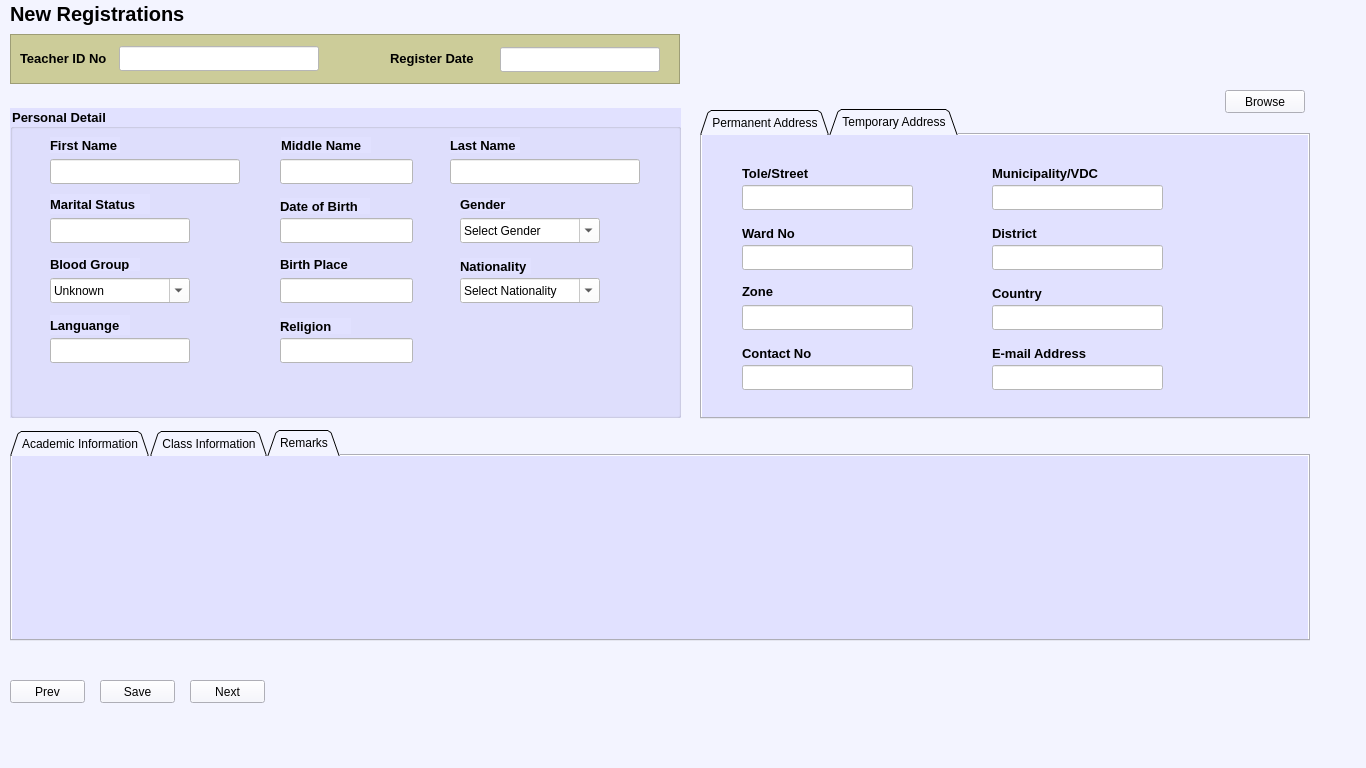
<?xml version="1.0" encoding="UTF-8"?>
<ui version="4.0">
 <class>addnewteacher</class>
 <widget class="QMainWindow" name="addnewteacher">
  <property name="geometry">
   <rect>
    <x>0</x>
    <y>0</y>
    <width>1366</width>
    <height>768</height>
   </rect>
  </property>
  <property name="windowTitle">
   <string>MainWindow</string>
  </property>
  <property name="styleSheet">
   <string notr="true">background-color: rgb(243, 244, 255);</string>
  </property>
  <widget class="QWidget" name="centralwidget">
   <widget class="QTabWidget" name="tabWidget">
    <property name="geometry">
     <rect>
      <x>10</x>
      <y>430</y>
      <width>1300</width>
      <height>211</height>
     </rect>
    </property>
    <property name="styleSheet">
     <string notr="true"/>
    </property>
    <property name="tabShape">
     <enum>QTabWidget::Triangular</enum>
    </property>
    <property name="currentIndex">
     <number>2</number>
    </property>
    <widget class="QWidget" name="tab">
     <property name="styleSheet">
      <string notr="true">background-color: rgb(225, 225, 255);</string>
     </property>
     <attribute name="title">
      <string>Academic Information</string>
     </attribute>
    </widget>
    <widget class="QWidget" name="tab_2">
     <property name="styleSheet">
      <string notr="true">background-color: rgb(225, 225, 255);</string>
     </property>
     <attribute name="title">
      <string>Class Information</string>
     </attribute>
    </widget>
    <widget class="QWidget" name="tab_3">
     <property name="styleSheet">
      <string notr="true">background-color: rgb(225, 225, 255);</string>
     </property>
     <attribute name="title">
      <string>Remarks</string>
     </attribute>
    </widget>
   </widget>
   <widget class="QGroupBox" name="groupBox">
    <property name="geometry">
     <rect>
      <x>10</x>
      <y>108</y>
      <width>671</width>
      <height>310</height>
     </rect>
    </property>
    <property name="font">
     <font>
      <family>Arial</family>
      <pointsize>10</pointsize>
      <weight>75</weight>
      <bold>true</bold>
     </font>
    </property>
    <property name="styleSheet">
     <string notr="true">
background-color: rgb(225, 225, 255);</string>
    </property>
    <property name="title">
     <string>Personal Detail</string>
    </property>
    <property name="flat">
     <bool>false</bool>
    </property>
    <widget class="QComboBox" name="comboBox">
     <property name="geometry">
      <rect>
       <x>450</x>
       <y>110</y>
       <width>140</width>
       <height>25</height>
      </rect>
     </property>
     <property name="styleSheet">
      <string notr="true">background-color: rgb(255, 255, 255);</string>
     </property>
     <property name="editable">
      <bool>true</bool>
     </property>
     <property name="currentText">
      <string>Select Gender</string>
     </property>
     <property name="maxVisibleItems">
      <number>3</number>
     </property>
    </widget>
    <widget class="QLabel" name="lblgender">
     <property name="geometry">
      <rect>
       <x>450</x>
       <y>90</y>
       <width>50</width>
       <height>13</height>
      </rect>
     </property>
     <property name="font">
      <font>
       <family>Arial</family>
       <pointsize>10</pointsize>
       <weight>75</weight>
       <bold>true</bold>
      </font>
     </property>
     <property name="text">
      <string>Gender</string>
     </property>
    </widget>
    <widget class="QLabel" name="label_2">
     <property name="geometry">
      <rect>
       <x>40</x>
       <y>150</y>
       <width>90</width>
       <height>13</height>
      </rect>
     </property>
     <property name="font">
      <font>
       <family>Arial</family>
       <pointsize>10</pointsize>
       <weight>75</weight>
       <bold>true</bold>
      </font>
     </property>
     <property name="text">
      <string>Blood Group</string>
     </property>
    </widget>
    <widget class="QLabel" name="label_3">
     <property name="geometry">
      <rect>
       <x>270</x>
       <y>150</y>
       <width>70</width>
       <height>13</height>
      </rect>
     </property>
     <property name="font">
      <font>
       <family>Arial</family>
       <pointsize>10</pointsize>
       <weight>75</weight>
       <bold>true</bold>
      </font>
     </property>
     <property name="text">
      <string>Birth Place</string>
     </property>
    </widget>
    <widget class="QLabel" name="label_4">
     <property name="geometry">
      <rect>
       <x>450</x>
       <y>150</y>
       <width>71</width>
       <height>16</height>
      </rect>
     </property>
     <property name="font">
      <font>
       <family>Arial</family>
       <pointsize>10</pointsize>
       <weight>75</weight>
       <bold>true</bold>
      </font>
     </property>
     <property name="text">
      <string>Nationality</string>
     </property>
    </widget>
    <widget class="QLabel" name="label_5">
     <property name="geometry">
      <rect>
       <x>40</x>
       <y>207</y>
       <width>80</width>
       <height>20</height>
      </rect>
     </property>
     <property name="font">
      <font>
       <family>Arial</family>
       <pointsize>10</pointsize>
       <weight>75</weight>
       <bold>true</bold>
      </font>
     </property>
     <property name="text">
      <string>Languange</string>
     </property>
    </widget>
    <widget class="QLabel" name="label_6">
     <property name="geometry">
      <rect>
       <x>270</x>
       <y>210</y>
       <width>71</width>
       <height>16</height>
      </rect>
     </property>
     <property name="font">
      <font>
       <family>Arial</family>
       <pointsize>10</pointsize>
       <weight>75</weight>
       <bold>true</bold>
      </font>
     </property>
     <property name="text">
      <string>Religion</string>
     </property>
    </widget>
    <widget class="QComboBox" name="comboBox_2">
     <property name="geometry">
      <rect>
       <x>40</x>
       <y>170</y>
       <width>140</width>
       <height>25</height>
      </rect>
     </property>
     <property name="styleSheet">
      <string notr="true">background-color: rgb(255, 255, 255);</string>
     </property>
     <property name="editable">
      <bool>true</bool>
     </property>
     <property name="currentText">
      <string>Unknown</string>
     </property>
    </widget>
    <widget class="QComboBox" name="comboBox_3">
     <property name="geometry">
      <rect>
       <x>450</x>
       <y>170</y>
       <width>140</width>
       <height>25</height>
      </rect>
     </property>
     <property name="styleSheet">
      <string notr="true">background-color: rgb(255, 255, 255);</string>
     </property>
     <property name="editable">
      <bool>true</bool>
     </property>
     <property name="currentText">
      <string>Select Nationality</string>
     </property>
    </widget>
   </widget>
   <widget class="QLabel" name="lbladmindate">
    <property name="geometry">
     <rect>
      <x>390</x>
      <y>50</y>
      <width>100</width>
      <height>16</height>
     </rect>
    </property>
    <property name="font">
     <font>
      <family>Arial</family>
      <pointsize>10</pointsize>
      <weight>75</weight>
      <bold>true</bold>
     </font>
    </property>
    <property name="autoFillBackground">
     <bool>false</bool>
    </property>
    <property name="styleSheet">
     <string notr="true">background-color: #cccc99</string>
    </property>
    <property name="text">
     <string>Register Date</string>
    </property>
   </widget>
   <widget class="QLineEdit" name="txtreligion">
    <property name="geometry">
     <rect>
      <x>280</x>
      <y>338</y>
      <width>133</width>
      <height>25</height>
     </rect>
    </property>
    <property name="styleSheet">
     <string notr="true">background-color: rgb(255, 255, 255);</string>
    </property>
   </widget>
   <widget class="QFrame" name="frame">
    <property name="geometry">
     <rect>
      <x>10</x>
      <y>34</y>
      <width>670</width>
      <height>50</height>
     </rect>
    </property>
    <property name="styleSheet">
     <string notr="true">background-color: #cccc99</string>
    </property>
    <property name="frameShape">
     <enum>QFrame::StyledPanel</enum>
    </property>
    <property name="frameShadow">
     <enum>QFrame::Raised</enum>
    </property>
   </widget>
   <widget class="QLineEdit" name="txtmiddlename">
    <property name="geometry">
     <rect>
      <x>280</x>
      <y>159</y>
      <width>133</width>
      <height>25</height>
     </rect>
    </property>
    <property name="styleSheet">
     <string notr="true">background-color: rgb(255, 255, 255);</string>
    </property>
   </widget>
   <widget class="QLabel" name="lbllastname">
    <property name="geometry">
     <rect>
      <x>450</x>
      <y>137</y>
      <width>70</width>
      <height>16</height>
     </rect>
    </property>
    <property name="font">
     <font>
      <family>Arial</family>
      <pointsize>10</pointsize>
      <weight>75</weight>
      <bold>true</bold>
     </font>
    </property>
    <property name="styleSheet">
     <string notr="true">background-color: rgb(225, 225, 255);</string>
    </property>
    <property name="text">
     <string>Last Name</string>
    </property>
   </widget>
   <widget class="QLineEdit" name="txtdob">
    <property name="geometry">
     <rect>
      <x>280</x>
      <y>218</y>
      <width>133</width>
      <height>25</height>
     </rect>
    </property>
    <property name="styleSheet">
     <string notr="true">background-color: rgb(255, 255, 255);</string>
    </property>
   </widget>
   <widget class="QLabel" name="lbldob">
    <property name="geometry">
     <rect>
      <x>280</x>
      <y>198</y>
      <width>90</width>
      <height>16</height>
     </rect>
    </property>
    <property name="font">
     <font>
      <family>Arial</family>
      <pointsize>10</pointsize>
      <weight>75</weight>
      <bold>true</bold>
     </font>
    </property>
    <property name="styleSheet">
     <string notr="true">background-color: rgb(225, 225, 255);</string>
    </property>
    <property name="text">
     <string>Date of Birth</string>
    </property>
   </widget>
   <widget class="QLineEdit" name="txtfirstname">
    <property name="geometry">
     <rect>
      <x>50</x>
      <y>159</y>
      <width>190</width>
      <height>25</height>
     </rect>
    </property>
    <property name="styleSheet">
     <string notr="true">background-color: rgb(255, 255, 255);</string>
    </property>
   </widget>
   <widget class="QLineEdit" name="txtadminno">
    <property name="geometry">
     <rect>
      <x>119</x>
      <y>46</y>
      <width>200</width>
      <height>25</height>
     </rect>
    </property>
    <property name="styleSheet">
     <string notr="true">background-color: rgb(255, 255, 255);</string>
    </property>
   </widget>
   <widget class="QLabel" name="lblfname">
    <property name="geometry">
     <rect>
      <x>50</x>
      <y>137</y>
      <width>70</width>
      <height>16</height>
     </rect>
    </property>
    <property name="font">
     <font>
      <family>Arial</family>
      <pointsize>10</pointsize>
      <weight>75</weight>
      <bold>true</bold>
     </font>
    </property>
    <property name="styleSheet">
     <string notr="true">background-color: rgb(225, 225, 255);</string>
    </property>
    <property name="text">
     <string>First Name</string>
    </property>
   </widget>
   <widget class="QLineEdit" name="txtlname">
    <property name="geometry">
     <rect>
      <x>450</x>
      <y>159</y>
      <width>190</width>
      <height>25</height>
     </rect>
    </property>
    <property name="styleSheet">
     <string notr="true">background-color: rgb(255, 255, 255);</string>
    </property>
   </widget>
   <widget class="QLineEdit" name="txtlanguage">
    <property name="geometry">
     <rect>
      <x>50</x>
      <y>338</y>
      <width>140</width>
      <height>25</height>
     </rect>
    </property>
    <property name="styleSheet">
     <string notr="true">background-color: rgb(255, 255, 255);</string>
    </property>
   </widget>
   <widget class="QTabWidget" name="tabWidget_2">
    <property name="geometry">
     <rect>
      <x>700</x>
      <y>109</y>
      <width>610</width>
      <height>310</height>
     </rect>
    </property>
    <property name="styleSheet">
     <string notr="true"/>
    </property>
    <property name="tabShape">
     <enum>QTabWidget::Triangular</enum>
    </property>
    <property name="currentIndex">
     <number>1</number>
    </property>
    <widget class="QWidget" name="tab_4">
     <property name="styleSheet">
      <string notr="true">
background-color: rgb(225, 225, 255);</string>
     </property>
     <attribute name="title">
      <string>Permanent Address</string>
     </attribute>
     <widget class="QLabel" name="label_14">
      <property name="geometry">
       <rect>
        <x>40</x>
        <y>30</y>
        <width>81</width>
        <height>16</height>
       </rect>
      </property>
      <property name="font">
       <font>
        <family>Arial</family>
        <pointsize>10</pointsize>
        <weight>75</weight>
        <bold>true</bold>
       </font>
      </property>
      <property name="text">
       <string>Tole/Street</string>
      </property>
     </widget>
     <widget class="QLabel" name="label_15">
      <property name="geometry">
       <rect>
        <x>290</x>
        <y>30</y>
        <width>111</width>
        <height>16</height>
       </rect>
      </property>
      <property name="font">
       <font>
        <family>Arial</family>
        <pointsize>10</pointsize>
        <weight>75</weight>
        <bold>true</bold>
       </font>
      </property>
      <property name="text">
       <string>Municipality/VDC</string>
      </property>
     </widget>
     <widget class="QLabel" name="label_16">
      <property name="geometry">
       <rect>
        <x>40</x>
        <y>90</y>
        <width>61</width>
        <height>16</height>
       </rect>
      </property>
      <property name="font">
       <font>
        <family>Arial</family>
        <pointsize>10</pointsize>
        <weight>75</weight>
        <bold>true</bold>
       </font>
      </property>
      <property name="text">
       <string>Ward No</string>
      </property>
     </widget>
     <widget class="QLabel" name="label_17">
      <property name="geometry">
       <rect>
        <x>290</x>
        <y>90</y>
        <width>51</width>
        <height>16</height>
       </rect>
      </property>
      <property name="font">
       <font>
        <family>Arial</family>
        <pointsize>10</pointsize>
        <weight>75</weight>
        <bold>true</bold>
       </font>
      </property>
      <property name="text">
       <string>District</string>
      </property>
     </widget>
     <widget class="QLabel" name="label_18">
      <property name="geometry">
       <rect>
        <x>40</x>
        <y>150</y>
        <width>46</width>
        <height>13</height>
       </rect>
      </property>
      <property name="font">
       <font>
        <family>Arial</family>
        <pointsize>10</pointsize>
        <weight>75</weight>
        <bold>true</bold>
       </font>
      </property>
      <property name="text">
       <string>Zone</string>
      </property>
     </widget>
     <widget class="QLabel" name="label_19">
      <property name="geometry">
       <rect>
        <x>290</x>
        <y>150</y>
        <width>61</width>
        <height>16</height>
       </rect>
      </property>
      <property name="font">
       <font>
        <family>Arial</family>
        <pointsize>10</pointsize>
        <weight>75</weight>
        <bold>true</bold>
       </font>
      </property>
      <property name="text">
       <string>Country</string>
      </property>
     </widget>
     <widget class="QLabel" name="label_24">
      <property name="geometry">
       <rect>
        <x>40</x>
        <y>210</y>
        <width>81</width>
        <height>16</height>
       </rect>
      </property>
      <property name="font">
       <font>
        <family>Arial</family>
        <pointsize>10</pointsize>
        <weight>75</weight>
        <bold>true</bold>
       </font>
      </property>
      <property name="text">
       <string>Contact No</string>
      </property>
     </widget>
     <widget class="QLabel" name="label_25">
      <property name="geometry">
       <rect>
        <x>290</x>
        <y>210</y>
        <width>101</width>
        <height>16</height>
       </rect>
      </property>
      <property name="font">
       <font>
        <family>Arial</family>
        <pointsize>10</pointsize>
        <weight>75</weight>
        <bold>true</bold>
       </font>
      </property>
      <property name="text">
       <string>E-mail Address</string>
      </property>
     </widget>
     <widget class="QLineEdit" name="lineEdit_2">
      <property name="geometry">
       <rect>
        <x>40</x>
        <y>50</y>
        <width>171</width>
        <height>25</height>
       </rect>
      </property>
      <property name="styleSheet">
       <string notr="true">background-color: rgb(255, 255, 255);</string>
      </property>
     </widget>
     <widget class="QLineEdit" name="lineEdit_3">
      <property name="geometry">
       <rect>
        <x>290</x>
        <y>50</y>
        <width>171</width>
        <height>25</height>
       </rect>
      </property>
      <property name="styleSheet">
       <string notr="true">background-color: rgb(255, 255, 255);</string>
      </property>
     </widget>
     <widget class="QLineEdit" name="lineEdit_4">
      <property name="geometry">
       <rect>
        <x>40</x>
        <y>110</y>
        <width>171</width>
        <height>25</height>
       </rect>
      </property>
      <property name="styleSheet">
       <string notr="true">background-color: rgb(255, 255, 255);</string>
      </property>
     </widget>
     <widget class="QLineEdit" name="lineEdit_5">
      <property name="geometry">
       <rect>
        <x>290</x>
        <y>110</y>
        <width>171</width>
        <height>25</height>
       </rect>
      </property>
      <property name="styleSheet">
       <string notr="true">background-color: rgb(255, 255, 255);</string>
      </property>
     </widget>
     <widget class="QLineEdit" name="lineEdit_6">
      <property name="geometry">
       <rect>
        <x>40</x>
        <y>170</y>
        <width>171</width>
        <height>25</height>
       </rect>
      </property>
      <property name="styleSheet">
       <string notr="true">background-color: rgb(255, 255, 255);</string>
      </property>
     </widget>
     <widget class="QLineEdit" name="lineEdit_7">
      <property name="geometry">
       <rect>
        <x>290</x>
        <y>170</y>
        <width>171</width>
        <height>25</height>
       </rect>
      </property>
      <property name="styleSheet">
       <string notr="true">background-color: rgb(255, 255, 255);</string>
      </property>
     </widget>
     <widget class="QLineEdit" name="lineEdit_8">
      <property name="geometry">
       <rect>
        <x>40</x>
        <y>230</y>
        <width>171</width>
        <height>25</height>
       </rect>
      </property>
      <property name="styleSheet">
       <string notr="true">background-color: rgb(255, 255, 255);</string>
      </property>
     </widget>
     <widget class="QLineEdit" name="lineEdit_9">
      <property name="geometry">
       <rect>
        <x>290</x>
        <y>230</y>
        <width>171</width>
        <height>25</height>
       </rect>
      </property>
      <property name="styleSheet">
       <string notr="true">background-color: rgb(255, 255, 255);</string>
      </property>
     </widget>
    </widget>
    <widget class="QWidget" name="tab_5">
     <property name="font">
      <font>
       <pointsize>10</pointsize>
       <weight>75</weight>
       <bold>true</bold>
      </font>
     </property>
     <property name="styleSheet">
      <string notr="true">background-color: rgb(225, 225, 255);</string>
     </property>
     <attribute name="title">
      <string>Temporary Address</string>
     </attribute>
     <widget class="QLabel" name="label_26">
      <property name="geometry">
       <rect>
        <x>40</x>
        <y>90</y>
        <width>61</width>
        <height>16</height>
       </rect>
      </property>
      <property name="font">
       <font>
        <family>Arial</family>
        <pointsize>10</pointsize>
        <weight>75</weight>
        <bold>true</bold>
       </font>
      </property>
      <property name="text">
       <string>Ward No</string>
      </property>
     </widget>
     <widget class="QLabel" name="label_27">
      <property name="geometry">
       <rect>
        <x>290</x>
        <y>150</y>
        <width>61</width>
        <height>16</height>
       </rect>
      </property>
      <property name="font">
       <font>
        <family>Arial</family>
        <pointsize>10</pointsize>
        <weight>75</weight>
        <bold>true</bold>
       </font>
      </property>
      <property name="text">
       <string>Country</string>
      </property>
     </widget>
     <widget class="QLabel" name="label_28">
      <property name="geometry">
       <rect>
        <x>40</x>
        <y>150</y>
        <width>46</width>
        <height>13</height>
       </rect>
      </property>
      <property name="font">
       <font>
        <family>Arial</family>
        <pointsize>10</pointsize>
        <weight>75</weight>
        <bold>true</bold>
       </font>
      </property>
      <property name="text">
       <string>Zone</string>
      </property>
     </widget>
     <widget class="QLineEdit" name="lineEdit_10">
      <property name="geometry">
       <rect>
        <x>40</x>
        <y>230</y>
        <width>171</width>
        <height>25</height>
       </rect>
      </property>
      <property name="styleSheet">
       <string notr="true">background-color: rgb(255, 255, 255);</string>
      </property>
     </widget>
     <widget class="QLineEdit" name="lineEdit_11">
      <property name="geometry">
       <rect>
        <x>40</x>
        <y>50</y>
        <width>171</width>
        <height>25</height>
       </rect>
      </property>
      <property name="styleSheet">
       <string notr="true">background-color: rgb(255, 255, 255);</string>
      </property>
     </widget>
     <widget class="QLineEdit" name="lineEdit_12">
      <property name="geometry">
       <rect>
        <x>40</x>
        <y>110</y>
        <width>171</width>
        <height>25</height>
       </rect>
      </property>
      <property name="styleSheet">
       <string notr="true">background-color: rgb(255, 255, 255);</string>
      </property>
     </widget>
     <widget class="QLabel" name="label_29">
      <property name="geometry">
       <rect>
        <x>290</x>
        <y>90</y>
        <width>51</width>
        <height>16</height>
       </rect>
      </property>
      <property name="font">
       <font>
        <family>Arial</family>
        <pointsize>10</pointsize>
        <weight>75</weight>
        <bold>true</bold>
       </font>
      </property>
      <property name="text">
       <string>District</string>
      </property>
     </widget>
     <widget class="QLineEdit" name="lineEdit_13">
      <property name="geometry">
       <rect>
        <x>290</x>
        <y>50</y>
        <width>171</width>
        <height>25</height>
       </rect>
      </property>
      <property name="styleSheet">
       <string notr="true">background-color: rgb(255, 255, 255);</string>
      </property>
     </widget>
     <widget class="QLabel" name="label_30">
      <property name="geometry">
       <rect>
        <x>40</x>
        <y>210</y>
        <width>81</width>
        <height>16</height>
       </rect>
      </property>
      <property name="font">
       <font>
        <family>Arial</family>
        <pointsize>10</pointsize>
        <weight>75</weight>
        <bold>true</bold>
       </font>
      </property>
      <property name="text">
       <string>Contact No</string>
      </property>
     </widget>
     <widget class="QLabel" name="label_31">
      <property name="geometry">
       <rect>
        <x>290</x>
        <y>30</y>
        <width>111</width>
        <height>16</height>
       </rect>
      </property>
      <property name="font">
       <font>
        <family>Arial</family>
        <pointsize>10</pointsize>
        <weight>75</weight>
        <bold>true</bold>
       </font>
      </property>
      <property name="text">
       <string>Municipality/VDC</string>
      </property>
     </widget>
     <widget class="QLabel" name="label_32">
      <property name="geometry">
       <rect>
        <x>40</x>
        <y>30</y>
        <width>81</width>
        <height>16</height>
       </rect>
      </property>
      <property name="font">
       <font>
        <family>Arial</family>
        <pointsize>10</pointsize>
        <weight>75</weight>
        <bold>true</bold>
       </font>
      </property>
      <property name="text">
       <string>Tole/Street</string>
      </property>
     </widget>
     <widget class="QLineEdit" name="lineEdit_14">
      <property name="geometry">
       <rect>
        <x>290</x>
        <y>170</y>
        <width>171</width>
        <height>25</height>
       </rect>
      </property>
      <property name="styleSheet">
       <string notr="true">background-color: rgb(255, 255, 255);</string>
      </property>
     </widget>
     <widget class="QLineEdit" name="lineEdit_15">
      <property name="geometry">
       <rect>
        <x>290</x>
        <y>230</y>
        <width>171</width>
        <height>25</height>
       </rect>
      </property>
      <property name="styleSheet">
       <string notr="true">background-color: rgb(255, 255, 255);</string>
      </property>
     </widget>
     <widget class="QLineEdit" name="lineEdit_16">
      <property name="geometry">
       <rect>
        <x>290</x>
        <y>110</y>
        <width>171</width>
        <height>25</height>
       </rect>
      </property>
      <property name="styleSheet">
       <string notr="true">background-color: rgb(255, 255, 255);</string>
      </property>
     </widget>
     <widget class="QLineEdit" name="lineEdit_17">
      <property name="geometry">
       <rect>
        <x>40</x>
        <y>170</y>
        <width>171</width>
        <height>25</height>
       </rect>
      </property>
      <property name="styleSheet">
       <string notr="true">background-color: rgb(255, 255, 255);</string>
      </property>
     </widget>
     <widget class="QLabel" name="label_35">
      <property name="geometry">
       <rect>
        <x>290</x>
        <y>210</y>
        <width>101</width>
        <height>16</height>
       </rect>
      </property>
      <property name="font">
       <font>
        <family>Arial</family>
        <pointsize>10</pointsize>
        <weight>75</weight>
        <bold>true</bold>
       </font>
      </property>
      <property name="text">
       <string>E-mail Address</string>
      </property>
     </widget>
    </widget>
   </widget>
   <widget class="QLabel" name="label">
    <property name="geometry">
     <rect>
      <x>10</x>
      <y>-2</y>
      <width>210</width>
      <height>31</height>
     </rect>
    </property>
    <property name="font">
     <font>
      <family>Arial</family>
      <pointsize>15</pointsize>
      <weight>75</weight>
      <bold>true</bold>
     </font>
    </property>
    <property name="styleSheet">
     <string notr="true"/>
    </property>
    <property name="text">
     <string>New Registrations</string>
    </property>
   </widget>
   <widget class="QLineEdit" name="txtbirthplace">
    <property name="geometry">
     <rect>
      <x>280</x>
      <y>278</y>
      <width>133</width>
      <height>25</height>
     </rect>
    </property>
    <property name="styleSheet">
     <string notr="true">background-color: rgb(255, 255, 255);</string>
    </property>
   </widget>
   <widget class="QLineEdit" name="txtadmindate">
    <property name="geometry">
     <rect>
      <x>500</x>
      <y>47</y>
      <width>160</width>
      <height>25</height>
     </rect>
    </property>
    <property name="styleSheet">
     <string notr="true">border-color: rgb(85, 85, 127);
background-color: rgb(255, 255, 255);</string>
    </property>
   </widget>
   <widget class="QLabel" name="lblmname">
    <property name="geometry">
     <rect>
      <x>281</x>
      <y>137</y>
      <width>90</width>
      <height>16</height>
     </rect>
    </property>
    <property name="font">
     <font>
      <family>Arial</family>
      <pointsize>10</pointsize>
      <weight>75</weight>
      <bold>true</bold>
     </font>
    </property>
    <property name="styleSheet">
     <string notr="true">background-color: rgb(225, 225, 255);</string>
    </property>
    <property name="text">
     <string>Middle Name</string>
    </property>
   </widget>
   <widget class="QLabel" name="lbladminregno">
    <property name="geometry">
     <rect>
      <x>20</x>
      <y>50</y>
      <width>90</width>
      <height>16</height>
     </rect>
    </property>
    <property name="font">
     <font>
      <family>Arial</family>
      <pointsize>10</pointsize>
      <weight>75</weight>
      <bold>true</bold>
     </font>
    </property>
    <property name="styleSheet">
     <string notr="true">background-color: #cccc99</string>
    </property>
    <property name="text">
     <string>Teacher ID No</string>
    </property>
   </widget>
   <widget class="QLineEdit" name="txtlanguage_2">
    <property name="geometry">
     <rect>
      <x>50</x>
      <y>218</y>
      <width>140</width>
      <height>25</height>
     </rect>
    </property>
    <property name="styleSheet">
     <string notr="true">background-color: rgb(255, 255, 255);</string>
    </property>
   </widget>
   <widget class="QLabel" name="label_7">
    <property name="geometry">
     <rect>
      <x>50</x>
      <y>194</y>
      <width>100</width>
      <height>20</height>
     </rect>
    </property>
    <property name="font">
     <font>
      <family>Arial</family>
      <pointsize>10</pointsize>
      <weight>75</weight>
      <bold>true</bold>
     </font>
    </property>
    <property name="styleSheet">
     <string notr="true">background-color: rgb(225, 225, 255);</string>
    </property>
    <property name="text">
     <string>Marital Status</string>
    </property>
   </widget>
   <widget class="QPushButton" name="stdimagebrowse">
    <property name="geometry">
     <rect>
      <x>1225</x>
      <y>90</y>
      <width>80</width>
      <height>23</height>
     </rect>
    </property>
    <property name="text">
     <string>Browse</string>
    </property>
   </widget>
   <widget class="QFrame" name="stdimage_2">
    <property name="geometry">
     <rect>
      <x>920</x>
      <y>-595</y>
      <width>81</width>
      <height>81</height>
     </rect>
    </property>
    <property name="frameShape">
     <enum>QFrame::StyledPanel</enum>
    </property>
    <property name="frameShadow">
     <enum>QFrame::Sunken</enum>
    </property>
   </widget>
   <widget class="QPushButton" name="stdimagebrowse_2">
    <property name="geometry">
     <rect>
      <x>921</x>
      <y>-510</y>
      <width>80</width>
      <height>23</height>
     </rect>
    </property>
    <property name="text">
     <string>Browse</string>
    </property>
   </widget>
   <widget class="QPushButton" name="prev">
    <property name="geometry">
     <rect>
      <x>10</x>
      <y>680</y>
      <width>75</width>
      <height>23</height>
     </rect>
    </property>
    <property name="text">
     <string>Prev</string>
    </property>
   </widget>
   <widget class="QPushButton" name="next">
    <property name="geometry">
     <rect>
      <x>190</x>
      <y>680</y>
      <width>75</width>
      <height>23</height>
     </rect>
    </property>
    <property name="text">
     <string>Next</string>
    </property>
   </widget>
   <widget class="QPushButton" name="save">
    <property name="geometry">
     <rect>
      <x>100</x>
      <y>680</y>
      <width>75</width>
      <height>23</height>
     </rect>
    </property>
    <property name="text">
     <string>Save</string>
    </property>
   </widget>
   <zorder>frame</zorder>
   <zorder>tabWidget</zorder>
   <zorder>groupBox</zorder>
   <zorder>lbladmindate</zorder>
   <zorder>txtreligion</zorder>
   <zorder>txtmiddlename</zorder>
   <zorder>lbllastname</zorder>
   <zorder>txtdob</zorder>
   <zorder>lbldob</zorder>
   <zorder>txtfirstname</zorder>
   <zorder>txtadminno</zorder>
   <zorder>lblfname</zorder>
   <zorder>txtlname</zorder>
   <zorder>txtlanguage</zorder>
   <zorder>tabWidget_2</zorder>
   <zorder>label</zorder>
   <zorder>txtbirthplace</zorder>
   <zorder>txtadmindate</zorder>
   <zorder>lblmname</zorder>
   <zorder>lbladminregno</zorder>
   <zorder>txtlanguage_2</zorder>
   <zorder>label_7</zorder>
   <zorder>stdimagebrowse</zorder>
   <zorder>stdimage_2</zorder>
   <zorder>stdimagebrowse_2</zorder>
   <zorder>prev</zorder>
   <zorder>next</zorder>
   <zorder>save</zorder>
  </widget>
  <widget class="QMenuBar" name="menubar">
   <property name="geometry">
    <rect>
     <x>0</x>
     <y>0</y>
     <width>1366</width>
     <height>21</height>
    </rect>
   </property>
  </widget>
 </widget>
 <resources/>
 <connections/>
</ui>
